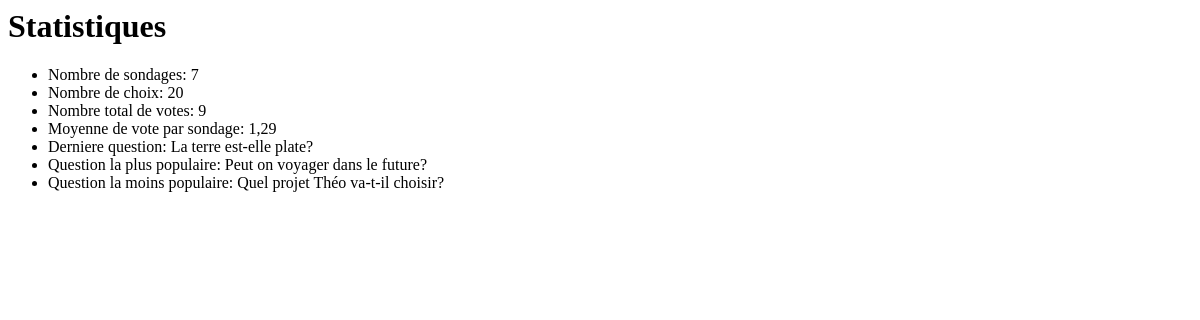
Before: /polls/statistics/ with the older database file.
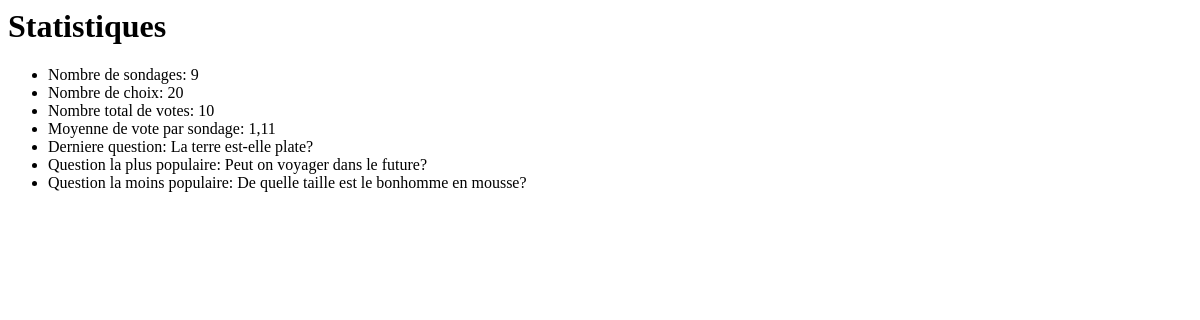
After: the same page with the newer database file.
### polls/models.py (models this page shows, shortened)
class Question(models.Model):
    question_text = models.CharField(max_length=200)
    pub_date = models.DateTimeField('date published')
    def __str__(self):
        return self.question_text[:50]
    @classmethod
    def get_most_popular(cls):
        return cls.objects.annotate(total_votes=Sum('choice__votes')).order_by('-total_votes').first()
    @classmethod
    def get_least_popular(cls):
        return cls.objects.annotate(total_votes=Sum('choice__votes')).order_by('total_votes').first()

### polls/views.py (the view)
# urls.py: path('statistics/', views.statistics, name='statistics'),
def statistics(request):
    from polls.models import Question, Choice
    nb_questions = Question.objects.count()
    nb_choices = Choice.objects.count()
    total_votes = Choice.objects.aggregate(Sum('votes'))['votes__sum'] or 0
    mean = round(total_votes / nb_questions, 2) if nb_questions > 0 else 0
    last_question = Question.objects.order_by('-pub_date')[0]
    most_popular = Question.get_most_popular()
    least_popular = Question.get_least_popular()
    return render(request, 'polls/statistics.html',{
        'nb_questions': nb_questions,
        'nb_choices': nb_choices,
        'total_votes': total_votes,
        'mean': mean,
        'last_question': last_question,
        'most_popular': most_popular,
        'least_popular': least_popular,
    })

### polls/templates/polls/statistics.html
<h1>Statistiques</h1>
<ul>
    <li>Nombre de sondages: {{ nb_questions }}</li>
    <li>Nombre de choix: {{ nb_choices }}</li>
    <li>Nombre total de votes: {{ total_votes }}</li>
    <li>Moyenne de vote par sondage: {{ mean }}</li>
    <li>Derniere question: {{ last_question }}</li>
    <li>Question la plus populaire: {{ most_popular }}</li>
    <li>Question la moins populaire: {{ least_popular }}</li>
</ul>

Changed rows visible on the page:
no longer on this page (row unchanged): Question: question_text "Quel projet Théo va-t-il choisir?"
added Question: question_text "De quelle taille est le bonhomme en mousse?"
Other visible differences:
{{ nb_questions }}: "7" → "9"
{{ total_votes }}: "9" → "10"
{{ mean }}: "1,29" → "1,11"
